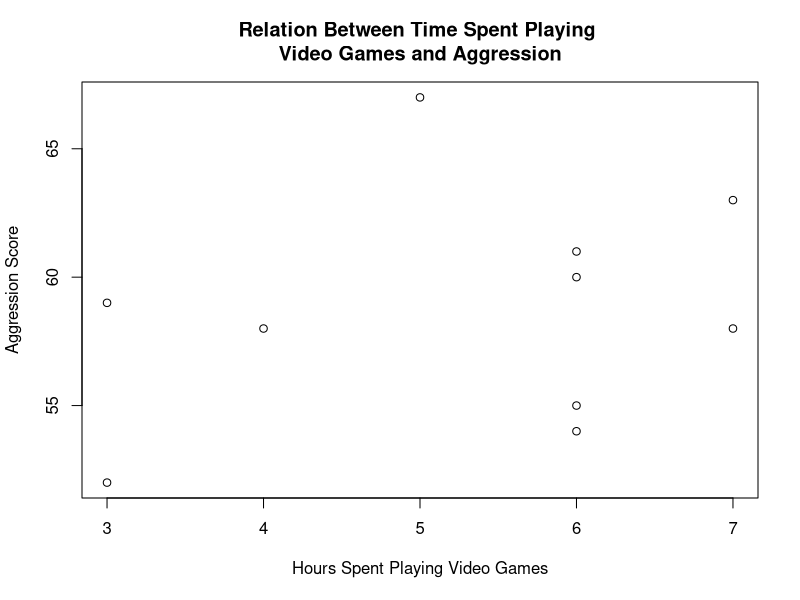

R code for this plot:
## ---- chunk 1
knitr::opts_chunk$set(echo = TRUE)
## ---- chunk 2
df <- data.frame("VideoGames" = c(4, 3, 7, 6, 3, 6, 6, 7, 6, 5),
"Aggression" = c(58, 52, 63, 54, 59, 55, 61, 58, 60, 67),
"Cognition" = c(79, 20, 82, 81, 79, 79, 81, 83, 80, 83))

## ---- chunk 3
lapply(df, mean)
lapply(df, sd)

## ---- chunk 4

plot(x = df$VideoGames, y = df$Aggression,
     xlab = "Hours Spent Playing Video Games",
     ylab = "Aggression Score",
     main = "Relation Between Time Spent Playing \nVideo Games and Aggression")

## ---- chunk 5
cov(df$VideoGames, df$Aggression)
